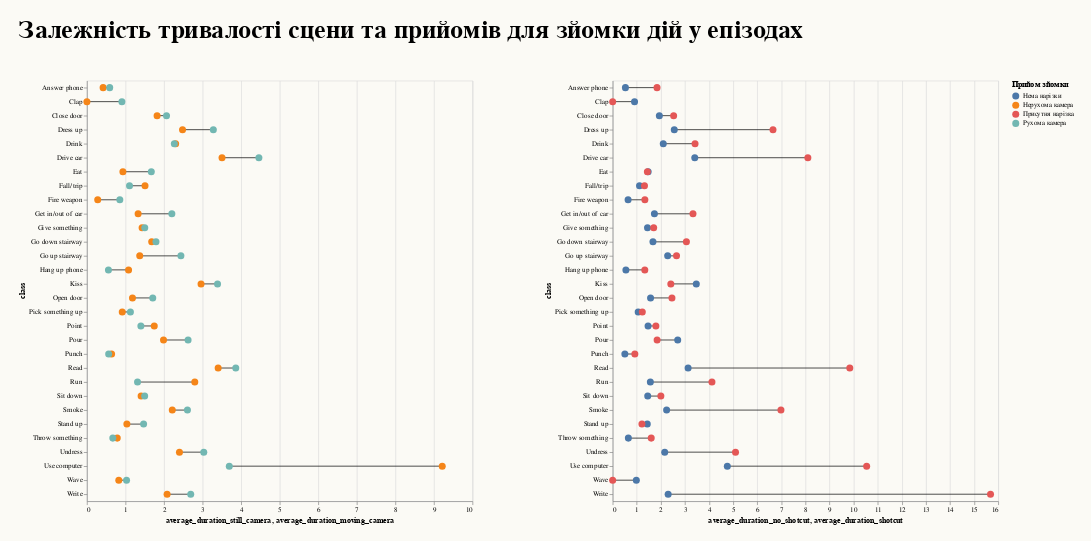

Write notebook code for a chart like this one.
### Code cell
movingCameraChart = createDumbbellChart(dfAvgsMC, 'average_duration_still_camera', 'average_duration_moving_camera')
shotcutChart = createDumbbellChart(dfAvgsSC, 'average_duration_no_shotcut', 'average_duration_shotcut')

alt.hconcat(movingCameraChart, shotcutChart).configure(concat=alt.CompositionConfig(spacing=100)).properties(
    title='Залежність тривалості сцени та прийомів для зйомки дій у епізодах',
    padding=25,
    background='#FBFAF5'
).configure_title(
    dy=-48,
    fontSize=36
)

### Figure 1 — Vega-Lite specification as saved in the notebook (floating-point values rounded to 4 significant figures)
{"config": {"view": {"continuousWidth": 400, "continuousHeight": 300}, "concat": {"spacing": 100}, "title": {"dy": -48, "fontSize": 36}}, "hconcat": [{"layer": [{"mark": "line", "encoding": {"x": {"type": "quantitative", "field": "average_duration_still_camera"}, "x2": {"field": "average_duration_moving_camera"}, "y": {"type": "nominal", "field": "class", "sort": {"field": "average_duration_moving_camera", "op": "max", "order": "descending"}}}}, {"mark": {"type": "circle", "color": "orange", "opacity": 1, "size": 100}, "encoding": {"color": {"type": "nominal", "field": "mock_value0", "title": "Прийом зйомки"}, "tooltip": [{"type": "quantitative", "field": "average_duration_still_camera", "title": "Average Duration (s)"}], "x": {"type": "quantitative", "field": "average_duration_still_camera"}, "y": {"type": "nominal", "field": "class", "sort": {"field": "average_duration_still_camera", "op": "max", "order": "descending"}}}}, {"mark": {"type": "circle", "opacity": 1, "size": 100}, "encoding": {"color": {"type": "nominal", "field": "mock_value1", "title": ""}, "tooltip": [{"type": "quantitative", "field": "average_duration_moving_camera", "title": "Average Duration (s)"}], "x": {"type": "quantitative", "field": "average_duration_moving_camera"}, "y": {"type": "nominal", "field": "class", "sort": {"field": "average_duration_moving_camera", "op": "max", "order": "descending"}}}}], "data": {"name": "data-1badda691287de3b88b3b99cfc6c83d8"}, "width": 550}, {"layer": [{"mark": "line", "encoding": {"x": {"type": "quantitative", "field": "average_duration_no_shotcut"}, "x2": {"field": "average_duration_shotcut"}, "y": {"type": "nominal", "field": "class", "sort": {"field": "average_duration_shotcut", "op": "max", "order": "descending"}}}}, {"mark": {"type": "circle", "color": "orange", "opacity": 1, "size": 100}, "encoding": {"color": {"type": "nominal", "field": "mock_value0", "title": "Прийом зйомки"}, "tooltip": [{"type": "quantitative", "field": "average_duration_no_shotcut", "title": "Average Duration (s)"}], "x": {"type": "quantitative", "field": "average_duration_no_shotcut"}, "y": {"type": "nominal", "field": "class", "sort": {"field": "average_duration_no_shotcut", "op": "max", "order": "descending"}}}}, {"mark": {"type": "circle", "opacity": 1, "size": 100}, "encoding": {"color": {"type": "nominal", "field": "mock_value1", "title": ""}, "tooltip": [{"type": "quantitative", "field": "average_duration_shotcut", "title": "Average Duration (s)"}], "x": {"type": "quantitative", "field": "average_duration_shotcut"}, "y": {"type": "nominal", "field": "class", "sort": {"field": "average_duration_shotcut", "op": "max", "order": "descending"}}}}], "data": {"name": "data-53defba74523605c2a596479219fbe42"}, "width": 550}], "background": "#FBFAF5", "padding": 25, "title": "Залежність тривалості сцени та прийомів для зйомки дій у епізодах", "$schema": "https://vega.github.io/schema/vega-lite/v4.8.1.json", "datasets": {"data-1badda691287de3b88b3b99cfc6c83d8": [{"class": "Pick something up", "average_duration_still_camera": 0.9162, "average_duration_moving_camera": 1.128, "mock_value0": "Нерухома камера", "mock_value1": "Рухома камера"}, {"class": "Point", "average_duration_still_camera": 1.746, "average_duration_moving_camera": 1.4, "mock_value0": "Нерухома камера", "mock_value1": "Рухома камера"}, {"class": "Drink", "average_duration_still_camera": 2.301, "average_duration_moving_camera": 2.267, "mock_value0": "Нерухома камера", "mock_value1": "Рухома камера"}, {"class": "Stand up", "average_duration_still_camera": 1.036, "average_duration_moving_camera": 1.47, "mock_value0": "Нерухома камера", "mock_value1": "Рухома камера"}, {"class": "Run", "average_duration_still_camera": 2.798, "average_duration_moving_camera": 1.312, "mock_value0": "Нерухома камера", "mock_value1": "Рухома камера"}, {"class": "Sit down", "average_duration_still_camera": 1.406, "average_duration_moving_camera": 1.498, "mock_value0": "Нерухома камера", "mock_value1": "Рухома камера"}, {"class": "Read", "average_duration_still_camera": 3.404, "average_duration_moving_camera": 3.86, "mock_value0": "Нерухома камера", "mock_value1": "Рухома камера"}, {"class": "Smoke", "average_duration_still_camera": 2.214, "average_duration_moving_camera": 2.607, "mock_value0": "Нерухома камера", "mock_value1": "Рухома камера"}, {"class": "Drive car", "average_duration_still_camera": 3.504, "average_duration_moving_camera": 4.46, "mock_value0": "Нерухома камера", "mock_value1": "Рухома камера"}, {"class": "Open door", "average_duration_still_camera": 1.182, "average_duration_moving_camera": 1.708, "mock_value0": "Нерухома камера", "mock_value1": "Рухома камера"}, {"class": "Give something", "average_duration_still_camera": 1.431, "average_duration_moving_camera": 1.5, "mock_value0": "Нерухома камера", "mock_value1": "Рухома камера"}, {"class": "Use computer", "average_duration_still_camera": 9.216, "average_duration_moving_camera": 3.693, "mock_value0": "Нерухома камера", "mock_value1": "Рухома камера"}, {"class": "Write", "average_duration_still_camera": 2.08, "average_duration_moving_camera": 2.692, "mock_value0": "Нерухома камера", "mock_value1": "Рухома камера"}, {"class": "Close door", "average_duration_still_camera": 1.82, "average_duration_moving_camera": 2.065, "mock_value0": "Нерухома камера", "mock_value1": "Рухома камера"}, {"class": "Go down stairway", "average_duration_still_camera": 1.68, "average_duration_moving_camera": 1.791, "mock_value0": "Нерухома камера", "mock_value1": "Рухома камера"}, {"class": "Go up stairway", "average_duration_still_camera": 1.37, "average_duration_moving_camera": 2.438, "mock_value0": "Нерухома камера", "mock_value1": "Рухома камера"}, {"class": "Throw something", "average_duration_still_camera": 0.7867, "average_duration_moving_camera": 0.6715, "mock_value0": "Нерухома камера", "mock_value1": "Рухома камера"}, {"class": "Get in/out of car", "average_duration_still_camera": 1.328, "average_duration_moving_camera": 2.203, "mock_value0": "Нерухома камера", "mock_value1": "Рухома камера"}, {"class": "Hang up phone", "average_duration_still_camera": 1.08, "average_duration_moving_camera": 0.5583, "mock_value0": "Нерухома камера", "mock_value1": "Рухома камера"}, {"class": "Eat", "average_duration_still_camera": 0.9333, "average_duration_moving_camera": 1.67, "mock_value0": "Нерухома камера", "mock_value1": "Рухома камера"}, {"class": "Answer phone", "average_duration_still_camera": 0.42, "average_duration_moving_camera": 0.5904, "mock_value0": "Нерухома камера", "mock_value1": "Рухома камера"}, {"class": "Clap", "average_duration_still_camera": 0.0, "average_duration_moving_camera": 0.9074, "mock_value0": "Нерухома камера", "mock_value1": "Рухома камера"}, {"class": "Dress up", "average_duration_still_camera": 2.48, "average_duration_moving_camera": 3.279, "mock_value0": "Нерухома камера", "mock_value1": "Рухома камера"}, {"class": "Undress", "average_duration_still_camera": 2.4, "average_duration_moving_camera": 3.03, "mock_value0": "Нерухома камера", "mock_value1": "Рухома камера"}, {"class": "Kiss", "average_duration_still_camera": 2.96, "average_duration_moving_camera": 3.388, "mock_value0": "Нерухома камера", "mock_value1": "Рухома камера"}, {"class": "Fall/trip", "average_duration_still_camera": 1.507, "average_duration_moving_camera": 1.105, "mock_value0": "Нерухома камера", "mock_value1": "Рухома камера"}, {"class": "Wave", "average_duration_still_camera": 0.8267, "average_duration_moving_camera": 1.028, "mock_value0": "Нерухома камера", "mock_value1": "Рухома камера"}, {"class": "Pour", "average_duration_still_camera": 1.987, "average_duration_moving_camera": 2.624, "mock_value0": "Нерухома камера", "mock_value1": "Рухома камера"}, {"class": "Punch", "average_duration_still_camera": 0.64, "average_duration_moving_camera": 0.5642, "mock_value0": "Нерухома камера", "mock_value1": "Рухома камера"}, {"class": "Fire weapon", "average_duration_still_camera": 0.28, "average_duration_moving_camera": 0.8533, "mock_value0": "Нерухома камера", "mock_value1": "Рухома камера"}], "data-53defba74523605c2a596479219fbe42": [{"class": "Pick something up", "average_duration_no_shotcut": 1.059, "average_duration_shotcut": 1.229, "mock_value0": "Нема нарізки", "mock_value1": "Присутня нарізка"}, {"class": "Point", "average_duration_no_shotcut": 1.469, "average_duration_shotcut": 1.793, "mock_value0": "Нема нарізки", "mock_value1": "Присутня нарізка"}, {"class": "Drink", "average_duration_no_shotcut": 2.1, "average_duration_shotcut": 3.419, "mock_value0": "Нема нарізки", "mock_value1": "Присутня нарізка"}, {"class": "Stand up", "average_duration_no_shotcut": 1.436, "average_duration_shotcut": 1.215, "mock_value0": "Нема нарізки", "mock_value1": "Присутня нарізка"}, {"class": "Run", "average_duration_no_shotcut": 1.564, "average_duration_shotcut": 4.12, "mock_value0": "Нема нарізки", "mock_value1": "Присутня нарізка"}, {"class": "Sit down", "average_duration_no_shotcut": 1.455, "average_duration_shotcut": 2.0, "mock_value0": "Нема нарізки", "mock_value1": "Присутня нарізка"}, {"class": "Read", "average_duration_no_shotcut": 3.13, "average_duration_shotcut": 9.84, "mock_value0": "Нема нарізки", "mock_value1": "Присутня нарізка"}, {"class": "Smoke", "average_duration_no_shotcut": 2.239, "average_duration_shotcut": 6.983, "mock_value0": "Нема нарізки", "mock_value1": "Присутня нарізка"}, {"class": "Drive car", "average_duration_no_shotcut": 3.407, "average_duration_shotcut": 8.1, "mock_value0": "Нема нарізки", "mock_value1": "Присутня нарізка"}, {"class": "Open door", "average_duration_no_shotcut": 1.573, "average_duration_shotcut": 2.46, "mock_value0": "Нема нарізки", "mock_value1": "Присутня нарізка"}, {"class": "Give something", "average_duration_no_shotcut": 1.445, "average_duration_shotcut": 1.702, "mock_value0": "Нема нарізки", "mock_value1": "Присутня нарізка"}, {"class": "Use computer", "average_duration_no_shotcut": 4.758, "average_duration_shotcut": 10.54, "mock_value0": "Нема нарізки", "mock_value1": "Присутня нарізка"}, {"class": "Write", "average_duration_no_shotcut": 2.302, "average_duration_shotcut": 15.68, "mock_value0": "Нема нарізки", "mock_value1": "Присутня нарізка"}, {"class": "Close door", "average_duration_no_shotcut": 1.937, "average_duration_shotcut": 2.53, "mock_value0": "Нема нарізки", "mock_value1": "Присутня нарізка"}, {"class": "Go down stairway", "average_duration_no_shotcut": 1.672, "average_duration_shotcut": 3.06, "mock_value0": "Нема нарізки", "mock_value1": "Присутня нарізка"}, {"class": "Go up stairway", "average_duration_no_shotcut": 2.282, "average_duration_shotcut": 2.65, "mock_value0": "Нема нарізки", "mock_value1": "Присутня нарізка"}, {"class": "Throw something", "average_duration_no_shotcut": 0.651, "average_duration_shotcut": 1.6, "mock_value0": "Нема нарізки", "mock_value1": "Присутня нарізка"}, {"class": "Get in/out of car", "average_duration_no_shotcut": 1.732, "average_duration_shotcut": 3.333, "mock_value0": "Нема нарізки", "mock_value1": "Присутня нарізка"}, {"class": "Hang up phone", "average_duration_no_shotcut": 0.5488, "average_duration_shotcut": 1.333, "mock_value0": "Нема нарізки", "mock_value1": "Присутня нарізка"}, {"class": "Eat", "average_duration_no_shotcut": 1.472, "average_duration_shotcut": 1.44, "mock_value0": "Нема нарізки", "mock_value1": "Присутня нарізка"}, {"class": "Answer phone", "average_duration_no_shotcut": 0.5292, "average_duration_shotcut": 1.84, "mock_value0": "Нема нарізки", "mock_value1": "Присутня нарізка"}, {"class": "Clap", "average_duration_no_shotcut": 0.9074, "average_duration_shotcut": 0.0, "mock_value0": "Нема нарізки", "mock_value1": "Присутня нарізка"}, {"class": "Dress up", "average_duration_no_shotcut": 2.557, "average_duration_shotcut": 6.653, "mock_value0": "Нема нарізки", "mock_value1": "Присутня нарізка"}, {"class": "Undress", "average_duration_no_shotcut": 2.16, "average_duration_shotcut": 5.098, "mock_value0": "Нема нарізки", "mock_value1": "Присутня нарізка"}, {"class": "Kiss", "average_duration_no_shotcut": 3.47, "average_duration_shotcut": 2.413, "mock_value0": "Нема нарізки", "mock_value1": "Присутня нарізка"}, {"class": "Fall/trip", "average_duration_no_shotcut": 1.114, "average_duration_shotcut": 1.32, "mock_value0": "Нема нарізки", "mock_value1": "Присутня нарізка"}, {"class": "Wave", "average_duration_no_shotcut": 0.9815, "average_duration_shotcut": 0.0, "mock_value0": "Нема нарізки", "mock_value1": "Присутня нарізка"}, {"class": "Pour", "average_duration_no_shotcut": 2.699, "average_duration_shotcut": 1.844, "mock_value0": "Нема нарізки", "mock_value1": "Присутня нарізка"}, {"class": "Punch", "average_duration_no_shotcut": 0.5059, "average_duration_shotcut": 0.92, "mock_value0": "Нема нарізки", "mock_value1": "Присутня нарізка"}, {"class": "Fire weapon", "average_duration_no_shotcut": 0.64, "average_duration_shotcut": 1.336, "mock_value0": "Нема нарізки", "mock_value1": "Присутня нарізка"}]}}
